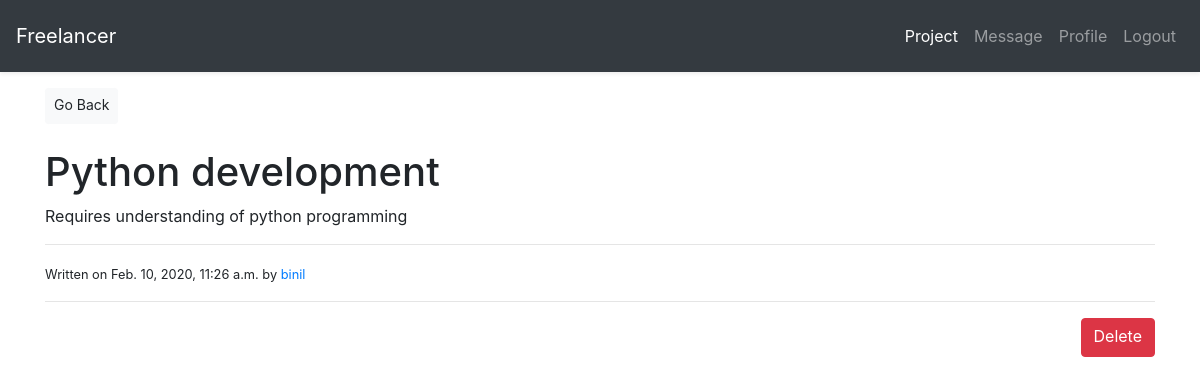
Screenshot of /project/6 (signed in) with the database file from the repository.
### project/models.py (models this page shows, shortened)
class Project(models.Model):
    project_id = models.AutoField(primary_key=True)
    project_title = models.CharField(max_length=100)
    project_description = models.TextField()
    availability_status = models.BooleanField(default=True)
    project_type = models.CharField(max_length=30)
    project_time = models.DateTimeField(auto_now_add=True)
    user = models.ForeignKey(User, on_delete=models.CASCADE)

### project/decorators.py (the view)
    def wrapper_func(request, *args, **kwargs):
        if request.user.is_authenticated:# if the user is authenticated user is redirected to project details
            return view_func(request, *args, **kwargs)
        else:
            return redirect('user:login')

### project/views.py (called while the page is built)
@authenticated_user
def details(request, project_id):#project id is passed
    template = "project/details.html"
    try:
        details = Project.objects.get(pk=project_id)
    except Project.DoesNotExist:
        raise Http404("Project does not exist.")# if project doesnot exist it throws http error
    context = {
        'details': details,
        'nbar': 'project',
    }
    return render(request, template, context)

### project/templates/project/details.html (shortened to what this page needs)
{% extends "base.html" %}
{% block content %}
<a href="/project" class="btn btn-light btn-sm mb-4">Go Back</a>
<h1>{{details.project_title}}</h1>
<div>
	{{details.project_description}}
</div>
<hr>
<small>Written on {{details.project_time}} by <a href="{% url 'user:view_profile' details.user_id %}"> {{details.user}} </a></small>
<hr>
{% if details.user == user or request.user.is_superuser %}
<form action="{% url 'project:delete' details.pk %}" action="POST">
	<button class="btn btn-danger float-right">Delete</button>
</form>
{% else %}
<a href="add-bids/{{details.project_id}}"><button class="btn btn-success float-right run">Apply for this
		Project</button></a>
{% endif %}
{% endblock %}

### static/css/main.css (style rules this page uses)
html, body { margin:0; padding:0; height:100%; }
body { padding-bottom:60px; }
.btn { padding-bottom: 8px; padding-top: 5px; }

### rows the page displays
Project: project_title "Python development", project_description "Requires understanding of python programming", project_time "Feb. 10, 2020, 11:26 a.m.", user "binil"
